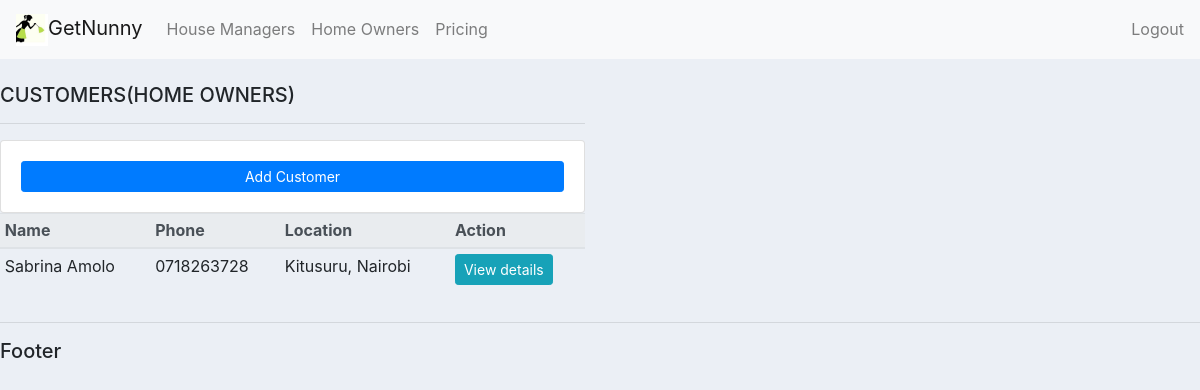
The page /homeownerslist on the database as committed earlier.
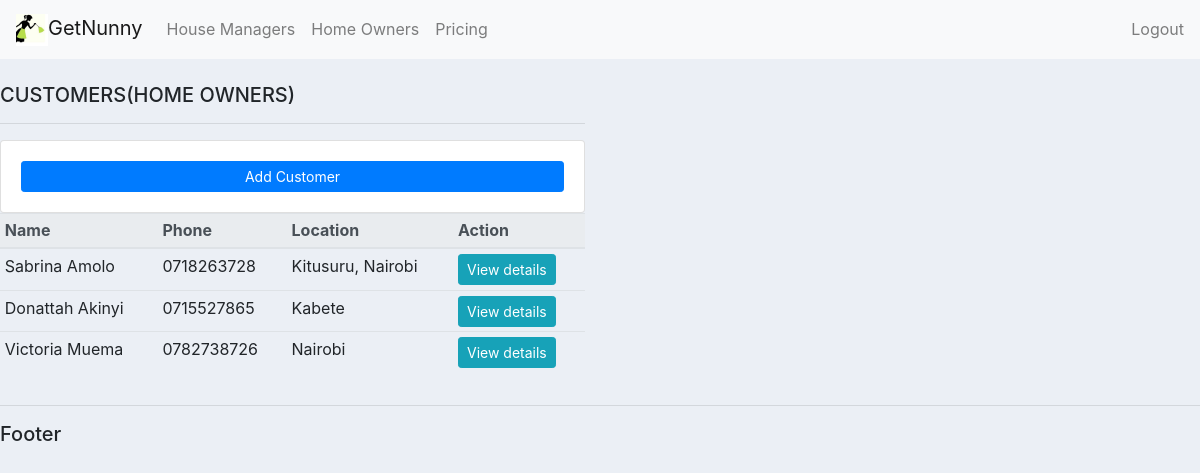
The same page on the database as committed later.
### accounts/models.py (models this page shows, shortened)
class HouseOwner(models.Model):
    name = models.CharField(max_length=100, null=True)
    phone = models.CharField(max_length=100, null=True)
    email = models.CharField(max_length=100, null=True)
    religion = models.CharField(max_length=100, null=True)
    denomination = models.CharField(max_length=100, null=True)
    location = models.CharField(max_length=100, null=True)
    number_of_children = models.IntegerField(null=True)
    date_created = models.DateTimeField(auto_now_add=True, null=True)

### accounts/views.py (the view)
def homeownerslist (request) :
    homeOwner = HouseOwner.objects.all()
    context = {'homeOwner':homeOwner}
    return render(request, 'accounts/homeowner.html', context)

### accounts/templates/accounts/homeowner.html
{% extends 'accounts/main.html' %}
{% block content %}
<br>
<div class="row">
  <div class="col-md-6">
    <h5>CUSTOMERS(HOME OWNERS)</h5>
    <hr>
    <div class="card card-body">
      <a class="btn btn-primary btn-sm btn-block" href= "">
          Add Customer
      </a>
  </div>
    <table class="table table-sm">
        <thead class="thead-light">
          <tr>
            <th scope="col">Name</th>
            <th scope="col">Phone</th>
            <th scope="col">Location</th>
            <th scope="col">Action</th>
          </tr>
        </thead>
        <tbody>
          {% for customer in homeOwner %}
          <tr>
            <td>{{customer.name}}</td>
            <td>{{customer.phone}}</td>
            <td>{{customer.location}}</td>
            <td><a class="btn btn-sm btn-info" href="{% url 'homeowner' customer.id%}">View details</a> </td>
          </tr>
          {% endfor %}
        </tbody>
      </table>
</div>
</div>
{% endblock %}

### accounts/templates/accounts/main.html (shortened to what this page needs)
{% load static %}
<!DOCTYPE html>
<html>
<head>
   <link rel="stylesheet" href="https://stackpath.bootstrapcdn.com/bootstrap/4.3.1/css/bootstrap.min.css">
   <link rel="stylesheet" type="text/css" href="{% static '/css/main.css' %}">
</head>
<body>
  {% include 'accounts/navbar.html' %}
   {% block content %}
   {% endblock %}
   <hr>
   <h5> Footer </h5>
</body>
</html>

### accounts/templates/accounts/navbar.html (shortened to what this page needs)
{% load static %}
<nav class="navbar navbar-expand-lg navbar-light bg-light">
  <a class="navbar-brand" href="{% url 'home'%}"><img src = "{% static '/images/logo.png' %}">GetNunny</a>
  <div class="collapse navbar-collapse" id="navbarText">
    <ul class="navbar-nav mr-auto">
      <li class="nav-item">
        <a class="nav-link" href="{% url 'products'%}">House Managers</a>
      </li>
      <li class="nav-item">
        <a class="nav-link" href="{% url  'homeownerslist' %}">Home Owners</a>
      </li>
      <li class="nav-item">
        <a class="nav-link" href="#">Pricing</a>
      </li>
    </ul>
    <span class="navbar-text">
      Logout
    </span>
  </div>
</nav>

### static/css/main.css (style rules this page uses)
body { background-color:#ebeff5; }

Rows that differ between the two databases and show on the page:
added HouseOwner: name "Donattah Akinyi", phone "0715527865", location "Kabete"
added HouseOwner: name "Victoria Muema", phone "0782738726", location "Nairobi"
